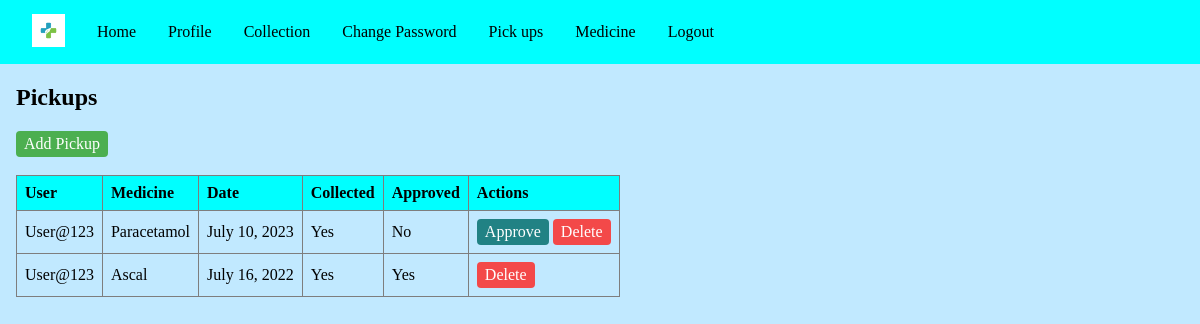
The app's page /pickups/ (signed in), older data.
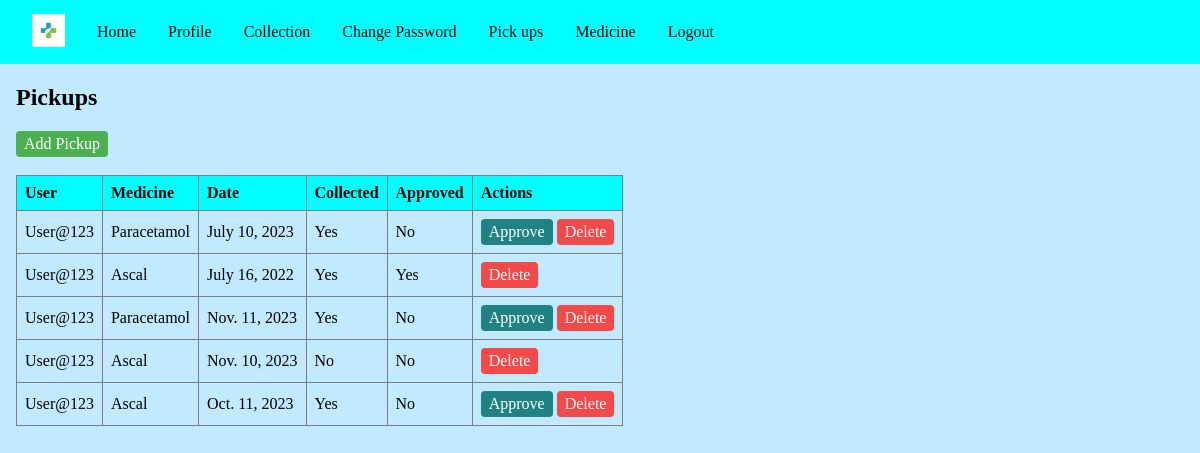
The same page, newer data.
### base/models.py (models this page shows, shortened)
class Collection(models.Model):
    medicine = models.ForeignKey(Medicine, on_delete=models.CASCADE)
    user = models.ForeignKey(User, on_delete=models.CASCADE)
    date = models.DateField(blank=False,)
    collected = models.BooleanField(default=False)
    collectedapproved = models.BooleanField(default=False)
    collectedapproved_by = models.ForeignKey(User, on_delete=models.CASCADE,
                                    related_name='collectedapproved_by', null=True, blank=True)

class Medicine(models.Model):
    name = models.CharField(max_length=30, blank=True)
    manufacturer = models.CharField(max_length=30, blank=True)
    cures = models.CharField(max_length=30, blank=True)
    side_effects = models.CharField(max_length=30, blank=True)
    def __str__(self):
        return self.name

### base/views.py (the view)
# urls.py: path('pickups/', views.pickups, name='pickups'),
@staff_member_required
def pickups(request):
    pickups = Collection.objects.all()
    return render(request, 'base/pickups.html', {'pickups': pickups})

### base/templates/base/Pickups.html (shortened to what this page needs)
{% extends 'base/base.html' %}
{% block content %}
  <h2>Pickups</h2>
  <a href="{% url 'create_pickup' %}" class="button add">Add Pickup</a>
  <br>
  <br>
  <table>
    <thead>
      <tr>
        <th>User</th>
        <th>Medicine</th>
        <th>Date</th>
        <th>Collected</th>
        <th>Approved</th>
        <th>Actions</th>
      </tr>
    </thead>
    <tbody>
      {% for pickup in pickups %}
        <tr>
          <td>{{ pickup.user }}</td>
          <td>{{ pickup.medicine }}</td>
          <td>{{ pickup.date }}</td>
          <td>{% if pickup.collected %} Yes {% else %} No {% endif %}</td>
          <td>{% if pickup.collectedapproved %} Yes {% else %} No {% endif %}</td>
          <td>
            {% if not pickup.collectedapproved and pickup.collected %}
              <a href="{% url 'approve_pickup' pickup.id %}" class="button edit">Approve</a>
            {% endif %}
            <a href="{% url 'delete_pickup' pickup.id %}" class="button delete">Delete</a>
          </td>
        </tr>
      {% endfor %}
    </tbody>
  </table>
{% endblock content %}

### base/templates/base/base.html (shortened to what this page needs)
{% load static %}
<!DOCTYPE html>
<html lang="en">
<head>
    <link rel="stylesheet" href="{% static 'base/css/styles.css' %}">
    <link rel="stylesheet" href="{% static 'base/css/forms.css' %}">
    <link rel="stylesheet" href="{% static 'base/css/table.css' %}">
</head>
<body>
    {% include 'base/menu.html' %}
    <div class="content">
        {% block content %}{% endblock content %}
    </div>
</body>
</html>

### base/templates/base/menu.html
{% load static %}
<div class="menu">
    <div class="item">
        <img src="{% static 'base/images/4924866-medische-apotheek-logo-sjabloon-vector.jpg' %}" alt="apotheek" width="33"></a></div>
        {% if user.is_authenticated %}
        <div class="item"><a href="{% url 'index' %}">Home</a></div>
        <div class="item"><a href="{% url 'profile' %}">Profile</a></div>
        <div class="item"><a href="{% url 'collection' %}">Collection</a></div>
        <div class="item"><a href="{% url 'change_password' %}">Change Password</a></div>
        {% if user.is_staff %}
            <div class="item"><a href="{% url 'pickups' %}">Pick ups</a></div>
            <div class="item"><a href="{% url 'medicines' %}">Medicine</a></div>
        {% endif %}
        <div class="item"><a href="{% url 'logout' %}">Logout</a></div>
    {% else %}
        <div class="item"><a href="{% url 'login' %}">Login</a></div>
        <div class="item"><a href="{% url 'register' %}">Register</a></div>
    {% endif %}
</div>

### base/static/base/css/styles.css (style rules this page uses)
body { background-color: rgb(193, 233, 255); margin: 0; }
.menu { display: flex; background-color: aqua; height: 4rem; align-items: center; text-align: left; }
a { text-decoration: none; color: black; }
.item { padding-left: 2rem; font-size: 16px; }
.content { margin: 1rem; }

### base/static/base/css/forms.css (style rules this page uses)
.button { display: inline-block; color: white; padding: 4px 8px; border: none; border-radius: 4px; cursor: pointer; }
.button.add { background-color: #4CAF50; }
.button.edit { background-color: #218284; }
.button.delete { background-color: #f34949; }

### base/static/base/css/table.css (style rules this page uses)
table { border-collapse: collapse; width: auto; }
th, td { text-align: left; padding: 8px; border: 1px solid #7e7e7e; }
th { background-color: #00FFFF; color: black; }

Row changes from the older to the newer data that the page shows:
added Collection: user "User@123", medicine "Paracetamol", date "Nov. 11, 2023", collected "Yes", collectedapproved "No"
added Collection: user "User@123", medicine "Ascal", date "Nov. 10, 2023", collected "No", collectedapproved "No"
added Collection: user "User@123", medicine "Ascal", date "Oct. 11, 2023", collected "Yes", collectedapproved "No"
